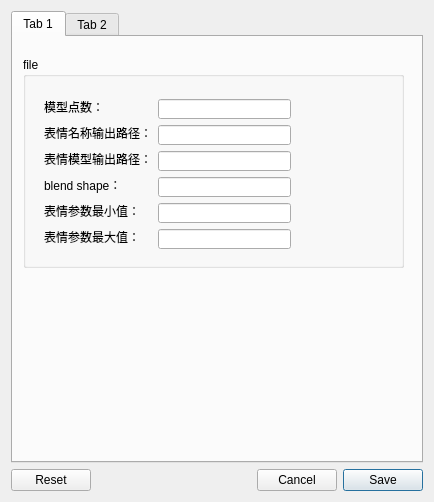
<?xml version="1.0" encoding="UTF-8"?>
<ui version="4.0">
 <class>Dialog</class>
 <widget class="QDialog" name="Dialog">
  <property name="geometry">
   <rect>
    <x>0</x>
    <y>0</y>
    <width>434</width>
    <height>502</height>
   </rect>
  </property>
  <property name="windowTitle">
   <string>Dialog</string>
  </property>
  <layout class="QGridLayout" name="gridLayout_2">
   <item row="0" column="0">
    <layout class="QGridLayout" name="gridLayout"/>
   </item>
   <item row="1" column="1">
    <widget class="QTabWidget" name="tabWidget">
     <property name="currentIndex">
      <number>0</number>
     </property>
     <widget class="QWidget" name="General">
      <attribute name="title">
       <string>Tab 1</string>
      </attribute>
      <widget class="QGroupBox" name="groupBox_2">
       <property name="geometry">
        <rect>
         <x>10</x>
         <y>20</y>
         <width>381</width>
         <height>211</height>
        </rect>
       </property>
       <property name="title">
        <string>file</string>
       </property>
       <widget class="QLabel" name="countInfo">
        <property name="geometry">
         <rect>
          <x>21</x>
          <y>42</y>
          <width>60</width>
          <height>16</height>
         </rect>
        </property>
        <property name="text">
         <string>模型点数：</string>
        </property>
       </widget>
       <widget class="QLineEdit" name="count">
        <property name="geometry">
         <rect>
          <x>135</x>
          <y>42</y>
          <width>133</width>
          <height>20</height>
         </rect>
        </property>
       </widget>
       <widget class="QLabel" name="expressionDirInfo">
        <property name="geometry">
         <rect>
          <x>21</x>
          <y>94</y>
          <width>108</width>
          <height>16</height>
         </rect>
        </property>
        <property name="text">
         <string>表情模型输出路径：</string>
        </property>
       </widget>
       <widget class="QLineEdit" name="expressionDir">
        <property name="geometry">
         <rect>
          <x>135</x>
          <y>94</y>
          <width>133</width>
          <height>20</height>
         </rect>
        </property>
       </widget>
       <widget class="QLabel" name="expressionListInfo">
        <property name="geometry">
         <rect>
          <x>21</x>
          <y>68</y>
          <width>108</width>
          <height>16</height>
         </rect>
        </property>
        <property name="text">
         <string>表情名称输出路径：</string>
        </property>
       </widget>
       <widget class="QLineEdit" name="expressionList">
        <property name="geometry">
         <rect>
          <x>135</x>
          <y>68</y>
          <width>133</width>
          <height>20</height>
         </rect>
        </property>
       </widget>
       <widget class="QLabel" name="expressionDirInfo_2">
        <property name="geometry">
         <rect>
          <x>21</x>
          <y>120</y>
          <width>78</width>
          <height>16</height>
         </rect>
        </property>
        <property name="text">
         <string>blend shape：</string>
        </property>
       </widget>
       <widget class="QLineEdit" name="blendShapeName">
        <property name="geometry">
         <rect>
          <x>135</x>
          <y>120</y>
          <width>133</width>
          <height>20</height>
         </rect>
        </property>
        <property name="text">
         <string/>
        </property>
       </widget>
       <widget class="QLineEdit" name="rangeMin">
        <property name="geometry">
         <rect>
          <x>135</x>
          <y>146</y>
          <width>133</width>
          <height>20</height>
         </rect>
        </property>
       </widget>
       <widget class="QLabel" name="countInfo_2">
        <property name="geometry">
         <rect>
          <x>21</x>
          <y>146</y>
          <width>96</width>
          <height>16</height>
         </rect>
        </property>
        <property name="text">
         <string>表情参数最小值：</string>
        </property>
       </widget>
       <widget class="QLineEdit" name="rangeMax">
        <property name="geometry">
         <rect>
          <x>135</x>
          <y>172</y>
          <width>133</width>
          <height>20</height>
         </rect>
        </property>
       </widget>
       <widget class="QLabel" name="countInfo_3">
        <property name="geometry">
         <rect>
          <x>21</x>
          <y>172</y>
          <width>96</width>
          <height>16</height>
         </rect>
        </property>
        <property name="text">
         <string>表情参数最大值：</string>
        </property>
       </widget>
      </widget>
     </widget>
     <widget class="QWidget" name="tab_2">
      <attribute name="title">
       <string>Tab 2</string>
      </attribute>
     </widget>
    </widget>
   </item>
   <item row="2" column="1">
    <layout class="QHBoxLayout" name="horizontalLayout_2">
     <item>
      <widget class="QPushButton" name="reset">
       <property name="text">
        <string>Reset</string>
       </property>
      </widget>
     </item>
     <item>
      <spacer name="horizontalSpacer">
       <property name="orientation">
        <enum>Qt::Horizontal</enum>
       </property>
       <property name="sizeHint" stdset="0">
        <size>
         <width>40</width>
         <height>20</height>
        </size>
       </property>
      </spacer>
     </item>
     <item>
      <widget class="QPushButton" name="cancel">
       <property name="text">
        <string>Cancel</string>
       </property>
      </widget>
     </item>
     <item>
      <widget class="QPushButton" name="save">
       <property name="text">
        <string>Save</string>
       </property>
       <property name="default">
        <bool>true</bool>
       </property>
      </widget>
     </item>
    </layout>
   </item>
  </layout>
  <widget class="QWidget" name="layoutWidget">
   <property name="geometry">
    <rect>
     <x>0</x>
     <y>0</y>
     <width>2</width>
     <height>2</height>
    </rect>
   </property>
   <layout class="QVBoxLayout" name="verticalLayout"/>
  </widget>
 </widget>
 <resources/>
 <connections/>
</ui>
